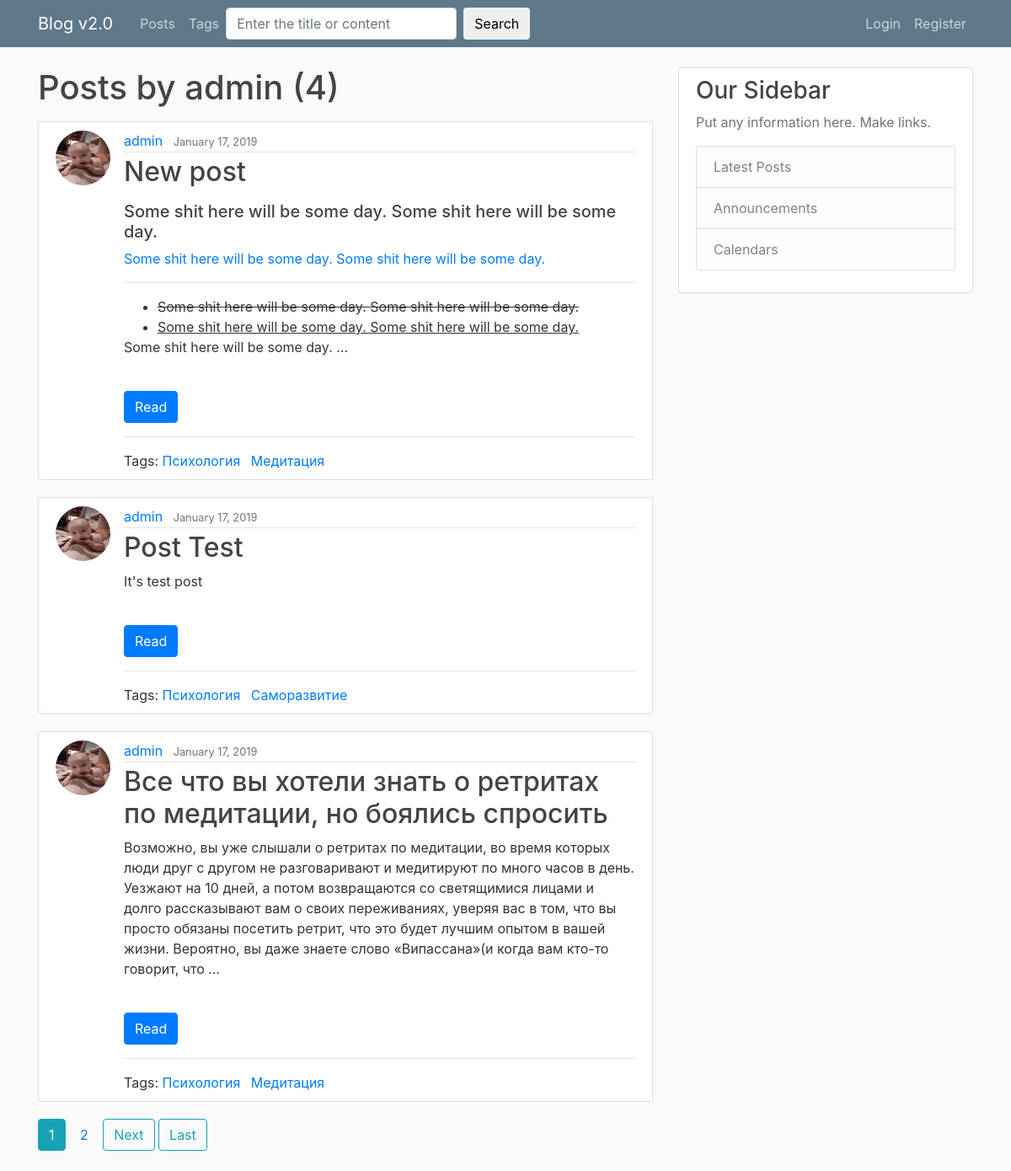
Screenshot of /user/admin with the database file from the repository.
### blog/models.py (models this page shows, shortened)
class Post(models.Model):
	title = models.CharField(max_length = 150, unique = True)
	slug = models.SlugField(max_length = 150, unique = True, blank = True)
	content = models.TextField()
	date_posted = models.DateTimeField(default = timezone.now)
	author = models.ForeignKey(User, on_delete = models.CASCADE)
	tags = models.ManyToManyField('Tag', blank = True, related_name = 'posts')
	likes = models.PositiveIntegerField(default = 0)
	dislikes = models.PositiveIntegerField(default = 0)
	user_reaction = models.ManyToManyField(settings.AUTH_USER_MODEL, blank = True, related_name = 'user_reaction')
	class Meta:
		ordering = ('-date_posted',)

class Tag(models.Model):
	title = models.CharField(max_length=50, unique = True)
	slug = models.CharField(max_length=50, unique = True, blank = True)

### users/models.py (models this page shows, shortened)
class Profile(models.Model):
	user = models.OneToOneField(User, on_delete = models.CASCADE)
	image = models.ImageField(default = 'default.jpg', upload_to = save_image_path)

### blog/views.py (the view)
# urls.py: path('user/<str:username>', UserPostListView.as_view(), name = 'user-posts'),
class UserPostListView(ListView):
	model = Post
	template_name = 'blog/user_posts.html'
	context_object_name = 'posts'
	paginate_by = 3
	def get_queryset(self):
		user = get_object_or_404(User, username=self.kwargs.get('username'))
		return Post.objects.filter(author = user)

### blog/templates/blog/user_posts.html
{% extends 'blog/base.html' %}
{% block content %}
	<h1 class = 'mb-3'>Posts by {{ view.kwargs.username }} ({{ page_obj.paginator.count }})</h1>
	{% for post in posts %}
		{% include 'blog/includes/detail_views.html' %}
	{% endfor %}
	{% include 'blog/includes/paggination.html' %}
{% endblock %}

### blog/templates/blog/includes/detail_views.html (shortened to what this page needs)
	<article class="media content-section">
	  <img src="{{ post.author.profile.image.url }}" class = 'rounded-circle article-img'>
	  <div class="media-body">
	    <div class="article-metadata">
	      <a class="mr-2" href="{% url 'user-posts' post.author.username %}">{{ post.author }}</a>
	      <small class="text-muted">{{ post.date_posted|date:'F d, Y' }}</small>
	    </div>
	    <h2><a class="article-title" href="{% url 'post-detail' post.slug %}">{{ post.title }}</a></h2>
	    <p class="article-content">{{ post.content|truncatewords:70|safe }}</p>
	    <br>
	    <div>
	    	<a href="{% url 'post-detail' post.slug %}" class = 'btn btn-primary'>Read</a>
	  	</div>
	  <hr>
	  <div>Tags:
	  	  {% for tag in post.tags.all %}
	      <a class="mr-2" href="{% url 'tag-detail' tag.slug %}">{{ tag.title }}</a>
	      {% endfor %}
	  </div>
	  </div>
	</article>

### static/css/blog/main.css (style rules this page uses)
body { background: #fafafa; color: #333333; margin-top: 5rem; }
h1, h2, h3, h4, h5, h6 { color: #444444; }
ul { margin: 0; }
.content-section { background: #ffffff; padding: 10px 20px; border: 1px solid #dddddd; border-radius: 3px; margin-bottom: 20px; }
.article-title { color: #444444; }
.article-content { white-space: pre-line; }
.article-img { height: 65px; width: 65px; margin-right: 16px; }
.article-metadata { padding-bottom: 1px; margin-bottom: 4px; border-bottom: 1px solid #e3e3e3 }

### rows the page displays
Post: author.profile.image (picture), author "admin", date_posted "January 17, 2019", title "New post", content "Some shit here will be some day. Some shit here will be some day. Some shit here will be some day. Some shit here will be some day. Some shit here will be some day. Some shit here will be some day. Some shit here will be some day. Some shit here will be some day. Some shit here will be some day. …"
Tag: title "Психология"
Tag: title "Медитация"
Post: author.profile.image (picture), author "admin", date_posted "January 17, 2019", title "Post Test", content "It's test post"
Tag: title "Саморазвитие"
Post: author.profile.image (picture), author "admin", date_posted "January 17, 2019", title "Все что вы хотели знать о ретритах по медитации, но боялись спросить", content "Возможно, вы уже слышали о ретритах по медитации, во время которых люди друг с другом не разговаривают и медитируют по много часов в день. Уезжают на 10 дней, а потом возвращаются со светящимися лицами и долго рассказывают вам о своих переживаниях, уверяя вас в том, что вы просто обязаны посетить ретрит, что это будет лучшим опытом в вашей жизни. Вероятно, вы даже знаете слово «Випассана»(и когда вам кто-то говорит, что …"

### other values shown
{{ view.kwargs.username }} "admin"
{{ page_obj.paginator.count }} "4"
{{ num }} "1"
{{ num }} "2"
